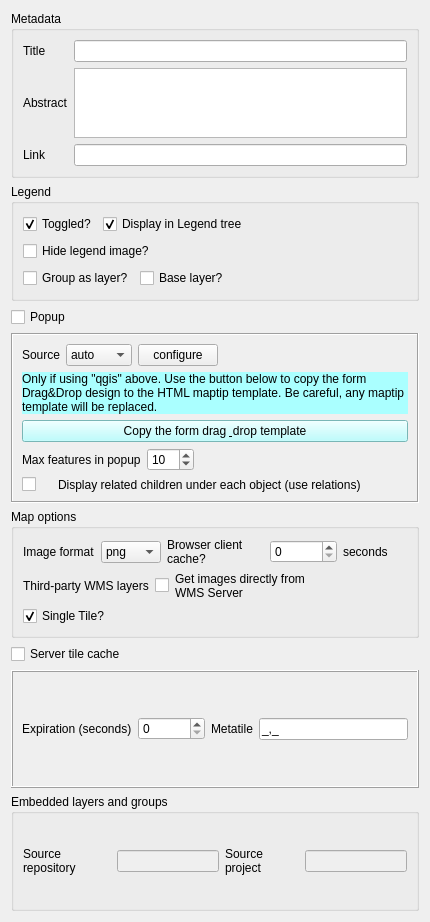
                    <widget class="QWidget" name="scrollAreaWidgetContents_10">
                     <property name="geometry">
                      <rect>
                       <x>0</x>
                       <y>0</y>
                       <width>430</width>
                       <height>922</height>
                      </rect>
                     </property>
                     <layout class="QVBoxLayout" name="verticalLayout_9">
                      <item>
                       <widget class="QgsCollapsibleGroupBox" name="mGroupBox">
                        <property name="title">
                         <string>Metadata</string>
                        </property>
                        <property name="flat">
                         <bool>false</bool>
                        </property>
                        <property name="checkable">
                         <bool>false</bool>
                        </property>
                        <layout class="QVBoxLayout" name="verticalLayout_22">
                         <item>
                          <layout class="QGridLayout" name="gridLayout_8">
                           <item row="0" column="0">
                            <widget class="QLabel" name="label_7">
                             <property name="text">
                              <string>Title</string>
                             </property>
                            </widget>
                           </item>
                           <item row="1" column="0">
                            <widget class="QLabel" name="label_8">
                             <property name="text">
                              <string>Abstract</string>
                             </property>
                            </widget>
                           </item>
                           <item row="0" column="1">
                            <widget class="QLineEdit" name="inLayerTitle"/>
                           </item>
                           <item row="1" column="1">
                            <widget class="QTextEdit" name="teLayerAbstract">
                             <property name="sizePolicy">
                              <sizepolicy hsizetype="Preferred" vsizetype="Preferred">
                               <horstretch>0</horstretch>
                               <verstretch>0</verstretch>
                              </sizepolicy>
                             </property>
                             <property name="maximumSize">
                              <size>
                               <width>16777215</width>
                               <height>70</height>
                              </size>
                             </property>
                            </widget>
                           </item>
                           <item row="2" column="0">
                            <widget class="QLabel" name="label_10">
                             <property name="text">
                              <string>Link</string>
                             </property>
                            </widget>
                           </item>
                           <item row="2" column="1">
                            <widget class="QLineEdit" name="inLayerLink"/>
                           </item>
                          </layout>
                         </item>
                        </layout>
                       </widget>
                      </item>
                      <item>
                       <widget class="QgsCollapsibleGroupBox" name="mGroupBox_2">
                        <property name="title">
                         <string>Legend</string>
                        </property>
                        <layout class="QVBoxLayout" name="verticalLayout_23">
                         <item>
                          <layout class="QHBoxLayout" name="horizontalLayout_32">
                           <item>
                            <widget class="QCheckBox" name="cbToggled">
                             <property name="toolTip">
                              <string>If the layer is displayed by default</string>
                             </property>
                             <property name="text">
                              <string>Toggled?</string>
                             </property>
                             <property name="checked">
                              <bool>true</bool>
                             </property>
                            </widget>
                           </item>
                           <item>
                            <widget class="QCheckBox" name="cbDisplayInLegend">
                             <property name="toolTip">
                              <string>If the layer is displayed in the legend</string>
                             </property>
                             <property name="text">
                              <string>Display in Legend tree</string>
                             </property>
                             <property name="checked">
                              <bool>true</bool>
                             </property>
                            </widget>
                           </item>
                           <item>
                            <spacer name="horizontalSpacer_35">
                             <property name="orientation">
                              <enum>Qt::Horizontal</enum>
                             </property>
                             <property name="sizeHint" stdset="0">
                              <size>
                               <width>40</width>
                               <height>20</height>
                              </size>
                             </property>
                            </spacer>
                           </item>
                          </layout>
                         </item>
                         <item>
                          <widget class="QCheckBox" name="cbNoLegendImage">
                           <property name="toolTip">
                            <string>If we want to hide the legend content of the layer in the legend panel</string>
                           </property>
                           <property name="text">
                            <string>Hide legend image?</string>
                           </property>
                          </widget>
                         </item>
                         <item>
                          <layout class="QHBoxLayout" name="horizontalLayout_33">
                           <item>
                            <widget class="QCheckBox" name="cbGroupAsLayer">
                             <property name="toolTip">
                              <string>Useful for groups, we want to manage all layers inluded in the group as a single layer</string>
                             </property>
                             <property name="text">
                              <string>Group as layer?</string>
                             </property>
                            </widget>
                           </item>
                           <item>
                            <widget class="QCheckBox" name="cbLayerIsBaseLayer">
                             <property name="text">
                              <string>Base layer?</string>
                             </property>
                            </widget>
                           </item>
                           <item>
                            <spacer name="horizontalSpacer_9">
                             <property name="orientation">
                              <enum>Qt::Horizontal</enum>
                             </property>
                             <property name="sizeHint" stdset="0">
                              <size>
                               <width>40</width>
                               <height>20</height>
                              </size>
                             </property>
                            </spacer>
                           </item>
                          </layout>
                         </item>
                        </layout>
                       </widget>
                      </item>
                      <item>
                       <widget class="QCheckBox" name="checkbox_popup">
                        <property name="toolTip">
                         <string>If we want to enable popup on the layer</string>
                        </property>
                        <property name="text">
                         <string>Popup</string>
                        </property>
                       </widget>
                      </item>
                      <item>
                       <widget class="QFrame" name="popup_frame">
                        <property name="frameShape">
                         <enum>QFrame::Box</enum>
                        </property>
                        <property name="frameShadow">
                         <enum>QFrame::Sunken</enum>
                        </property>
                        <layout class="QVBoxLayout" name="verticalLayout_47">
                         <item>
                          <layout class="QHBoxLayout" name="horizontalLayout_7">
                           <item>
                            <widget class="QLabel" name="label_67">
                             <property name="styleSheet">
                              <string notr="true"/>
                             </property>
                             <property name="text">
                              <string>Source</string>
                             </property>
                            </widget>
                           </item>
                           <item>
                            <widget class="QComboBox" name="liPopupSource">
                             <property name="toolTip">
                              <string>The source of the popup. &quot;Auto&quot; displays an attribute table. &quot;Lizmap&quot; can be configured in the plugin. &quot;QGIS&quot; displays the maptip.</string>
                             </property>
                             <property name="styleSheet">
                              <string notr="true"/>
                             </property>
                             <item>
                              <property name="text">
                               <string>auto</string>
                              </property>
                             </item>
                             <item>
                              <property name="text">
                               <string>lizmap</string>
                              </property>
                             </item>
                             <item>
                              <property name="text">
                               <string>qgis</string>
                              </property>
                             </item>
                            </widget>
                           </item>
                           <item>
                            <widget class="QPushButton" name="btConfigurePopup">
                             <property name="text">
                              <string>configure</string>
                             </property>
                            </widget>
                           </item>
                           <item>
                            <spacer name="horizontalSpacer_2">
                             <property name="orientation">
                              <enum>Qt::Horizontal</enum>
                             </property>
                             <property name="sizeHint" stdset="0">
                              <size>
                               <width>40</width>
                               <height>20</height>
                              </size>
                             </property>
                            </spacer>
                           </item>
                          </layout>
                         </item>
                         <item>
                          <widget class="QLabel" name="label_108">
                           <property name="styleSheet">
                            <string notr="true">background-color:rgb(170, 255, 255);</string>
                           </property>
                           <property name="text">
                            <string>Only if using &quot;qgis&quot; above. Use the button below to copy the form Drag&amp;Drop design to the HTML maptip template. Be careful, any maptip template will be replaced.</string>
                           </property>
                           <property name="wordWrap">
                            <bool>true</bool>
                           </property>
                          </widget>
                         </item>
                         <item>
                          <widget class="QPushButton" name="btQgisPopupFromForm">
                           <property name="styleSheet">
                            <string notr="true">background-color:rgb(170, 255, 255);</string>
                           </property>
                           <property name="text">
                            <string>Copy the form drag &amp; drop template</string>
                           </property>
                          </widget>
                         </item>
                         <item>
                          <layout class="QHBoxLayout" name="horizontalLayout_37">
                           <item>
                            <widget class="QLabel" name="label_81">
                             <property name="text">
                              <string>Max features in popup</string>
                             </property>
                            </widget>
                           </item>
                           <item>
                            <widget class="QSpinBox" name="sbPopupMaxFeatures">
                             <property name="minimum">
                              <number>1</number>
                             </property>
                             <property name="maximum">
                              <number>199</number>
                             </property>
                             <property name="value">
                              <number>10</number>
                             </property>
                            </widget>
                           </item>
                           <item>
                            <spacer name="horizontalSpacer_37">
                             <property name="orientation">
                              <enum>Qt::Horizontal</enum>
                             </property>
                             <property name="sizeHint" stdset="0">
                              <size>
                               <width>40</width>
                               <height>20</height>
                              </size>
                             </property>
                            </spacer>
                           </item>
                          </layout>
                         </item>
                         <item>
                          <layout class="QHBoxLayout" name="horizontalLayout_36">
                           <item>
                            <widget class="QCheckBox" name="cbPopupDisplayChildren">
                             <property name="maximumSize">
                              <size>
                               <width>30</width>
                               <height>16777215</height>
                              </size>
                             </property>
                             <property name="toolTip">
                              <string>When checked, Lizmap will show children data under each parent popup. You should activate popup for parent and child layers.</string>
                             </property>
                             <property name="styleSheet">
                              <string notr="true"/>
                             </property>
                             <property name="text">
                              <string/>
                             </property>
                            </widget>
                           </item>
                           <item>
                            <widget class="QLabel" name="label">
                             <property name="text">
                              <string>Display related children under each object (use relations)</string>
                             </property>
                             <property name="wordWrap">
                              <bool>true</bool>
                             </property>
                            </widget>
                           </item>
                          </layout>
                         </item>
                        </layout>
                       </widget>
                      </item>
                      <item>
                       <widget class="QgsCollapsibleGroupBox" name="mGroupBox_4">
                        <property name="title">
                         <string>Map options</string>
                        </property>
                        <layout class="QVBoxLayout" name="verticalLayout_25">
                         <item>
                          <layout class="QHBoxLayout" name="horizontalLayout_8">
                           <item>
                            <widget class="QLabel" name="label_9">
                             <property name="text">
                              <string>Image format</string>
                             </property>
                            </widget>
                           </item>
                           <item>
                            <widget class="QComboBox" name="liImageFormat">
                             <property name="maximumSize">
                              <size>
                               <width>60</width>
                               <height>16777215</height>
                              </size>
                             </property>
                             <item>
                              <property name="text">
                               <string>png</string>
                              </property>
                             </item>
                             <item>
                              <property name="text">
                               <string>png; mode=16bit</string>
                              </property>
                             </item>
                             <item>
                              <property name="text">
                               <string>png; mode=8bit</string>
                              </property>
                             </item>
                             <item>
                              <property name="text">
                               <string>jpeg</string>
                              </property>
                             </item>
                            </widget>
                           </item>
                           <item>
                            <widget class="QLabel" name="label_18">
                             <property name="text">
                              <string>Browser client cache?</string>
                             </property>
                             <property name="wordWrap">
                              <bool>true</bool>
                             </property>
                            </widget>
                           </item>
                           <item>
                            <widget class="QSpinBox" name="inClientCacheExpiration">
                             <property name="maximum">
                              <number>2592000</number>
                             </property>
                            </widget>
                           </item>
                           <item>
                            <widget class="QLabel" name="label_20">
                             <property name="text">
                              <string>seconds</string>
                             </property>
                            </widget>
                           </item>
                           <item>
                            <spacer name="horizontalSpacer_25">
                             <property name="orientation">
                              <enum>Qt::Horizontal</enum>
                             </property>
                             <property name="sizeHint" stdset="0">
                              <size>
                               <width>40</width>
                               <height>20</height>
                              </size>
                             </property>
                            </spacer>
                           </item>
                          </layout>
                         </item>
                         <item>
                          <layout class="QHBoxLayout" name="horizontalLayout_25">
                           <item>
                            <widget class="QLabel" name="label_56">
                             <property name="font">
                              <font>
                               <weight>50</weight>
                               <bold>false</bold>
                              </font>
                             </property>
                             <property name="text">
                              <string>Third-party WMS layers</string>
                             </property>
                             <property name="wordWrap">
                              <bool>true</bool>
                             </property>
                            </widget>
                           </item>
                           <item>
                            <widget class="QCheckBox" name="cbExternalWms">
                             <property name="text">
                              <string/>
                             </property>
                            </widget>
                           </item>
                           <item>
                            <widget class="QLabel" name="label_59">
                             <property name="text">
                              <string>Get images directly from WMS Server</string>
                             </property>
                             <property name="wordWrap">
                              <bool>true</bool>
                             </property>
                            </widget>
                           </item>
                           <item>
                            <spacer name="horizontalSpacer_34">
                             <property name="orientation">
                              <enum>Qt::Horizontal</enum>
                             </property>
                             <property name="sizeHint" stdset="0">
                              <size>
                               <width>40</width>
                               <height>20</height>
                              </size>
                             </property>
                            </spacer>
                           </item>
                          </layout>
                         </item>
                         <item>
                          <widget class="QCheckBox" name="cbSingleTile">
                           <property name="toolTip">
                            <string>If Lizmap must call this layer as a single tile. This is incompatible with server tile cache.</string>
                           </property>
                           <property name="text">
                            <string>Single Tile?</string>
                           </property>
                           <property name="checked">
                            <bool>true</bool>
                           </property>
                          </widget>
                         </item>
                        </layout>
                       </widget>
                      </item>
                      <item>
                       <widget class="QCheckBox" name="checkbox_server_cache">
                        <property name="text">
                         <string>Server tile cache</string>
                        </property>
                       </widget>
                      </item>
                      <item>
                       <widget class="QFrame" name="server_cache_frame">
                        <property name="frameShape">
                         <enum>QFrame::Box</enum>
                        </property>
                        <property name="frameShadow">
                         <enum>QFrame::Raised</enum>
                        </property>
                        <layout class="QHBoxLayout" name="horizontalLayout_2">
                         <item>
                          <widget class="QLabel" name="label_12">
                           <property name="text">
                            <string>Expiration (seconds)</string>
                           </property>
                           <property name="wordWrap">
                            <bool>true</bool>
                           </property>
                          </widget>
                         </item>
                         <item>
                          <widget class="QSpinBox" name="inCacheExpiration">
                           <property name="maximum">
                            <number>2592000</number>
                           </property>
                          </widget>
                         </item>
                         <item>
                          <widget class="QLabel" name="label_16">
                           <property name="text">
                            <string>Metatile</string>
                           </property>
                          </widget>
                         </item>
                         <item>
                          <widget class="QLineEdit" name="inMetatileSize">
                           <property name="inputMask">
                            <string>0,0;_</string>
                           </property>
                          </widget>
                         </item>
                        </layout>
                       </widget>
                      </item>
                      <item>
                       <widget class="QGroupBox" name="groupBox_3">
                        <property name="title">
                         <string>Embedded layers and groups</string>
                        </property>
                        <layout class="QHBoxLayout" name="horizontalLayout_39">
                         <item>
                          <widget class="QLabel" name="label_51">
                           <property name="text">
                            <string>Source repository</string>
                           </property>
                           <property name="wordWrap">
                            <bool>true</bool>
                           </property>
                          </widget>
                         </item>
                         <item>
                          <widget class="QLineEdit" name="inSourceRepository">
                           <property name="enabled">
                            <bool>false</bool>
                           </property>
                          </widget>
                         </item>
                         <item>
                          <widget class="QLabel" name="label_50">
                           <property name="text">
                            <string>Source project</string>
                           </property>
                           <property name="wordWrap">
                            <bool>true</bool>
                           </property>
                          </widget>
                         </item>
                         <item>
                          <widget class="QLineEdit" name="inSourceProject">
                           <property name="enabled">
                            <bool>false</bool>
                           </property>
                          </widget>
                         </item>
                        </layout>
                       </widget>
                      </item>
                     </layout>
                    </widget>
